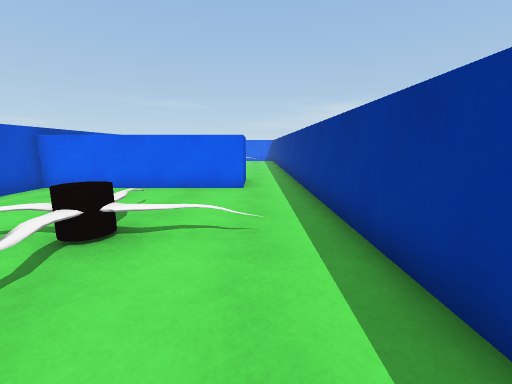
view 1 (above)

23 first-person views from a walk through a scene from a Unity 3-D project. The camera is 1.4 m above the floor, tilts 10° down and sees 90° across. The floor is counted in squares, 1 m on a side. Each view is taken from the middle of a square. On the plan, view 1 faces up. The plan holds only what a view shows up to about 13 squares ahead; the rest is blank. The place goes on beyond the plan. The player character is not drawn.

view 2
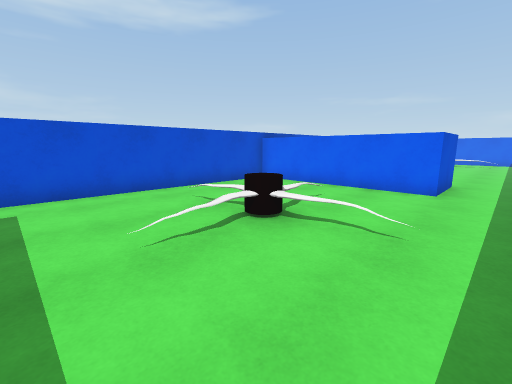

view 3
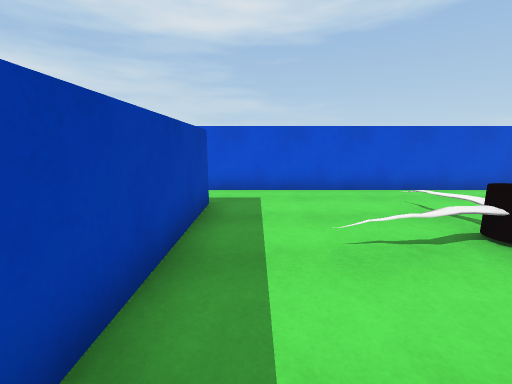

view 4
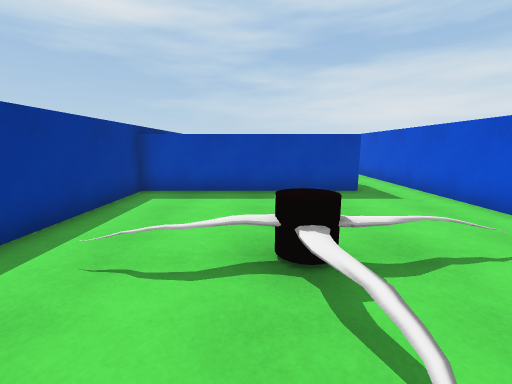

view 5
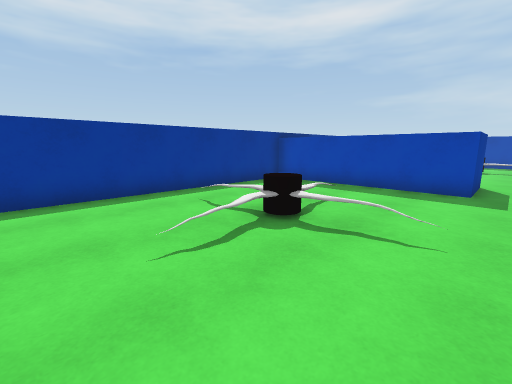

view 6
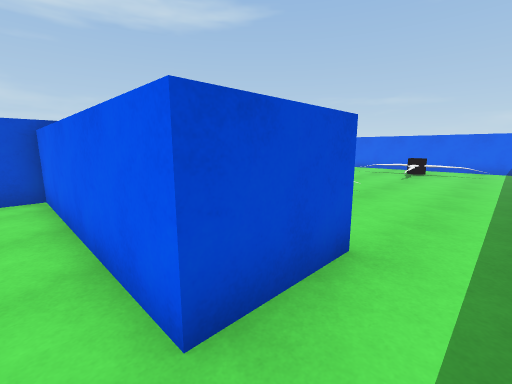

view 7
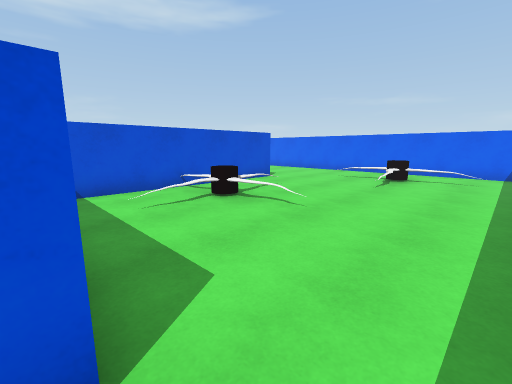

view 8
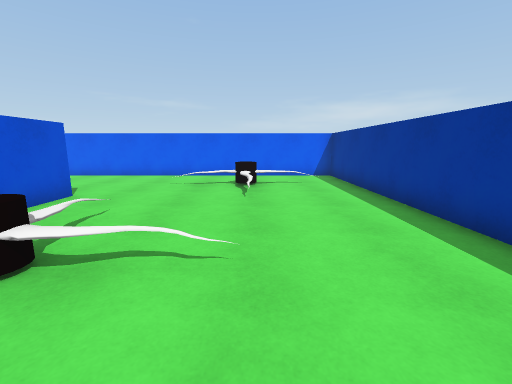

view 9
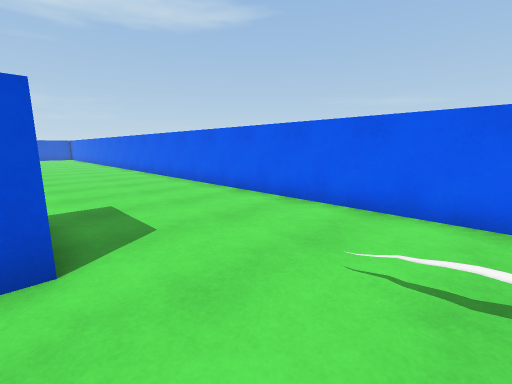

view 10
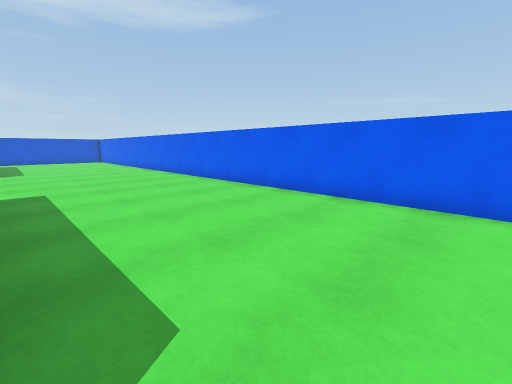

view 11
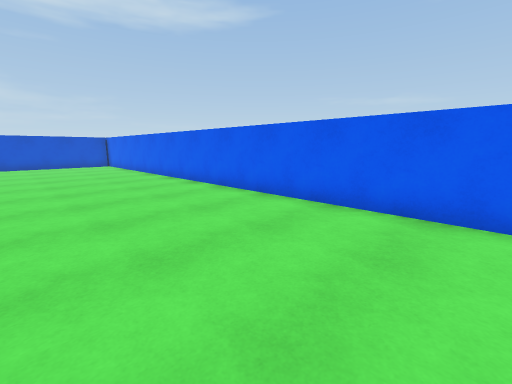

view 12
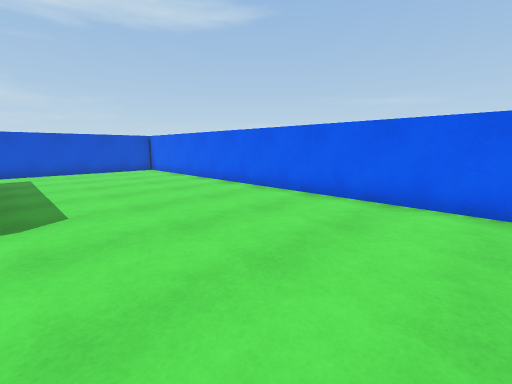

view 13
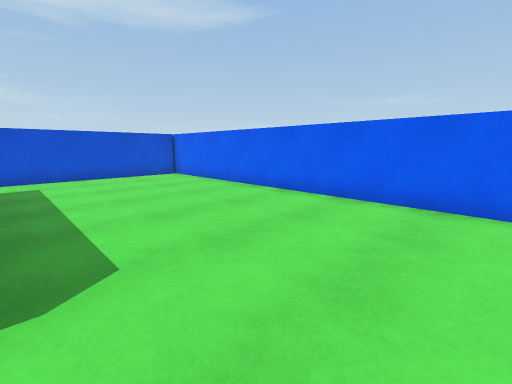

view 14
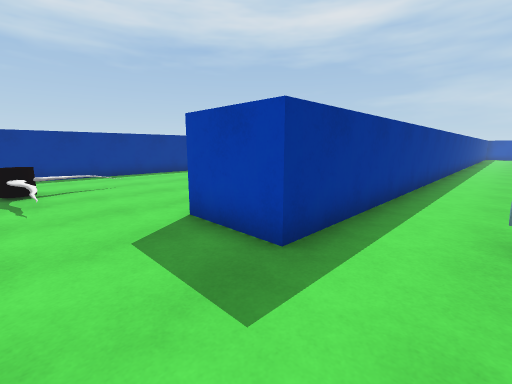

view 15
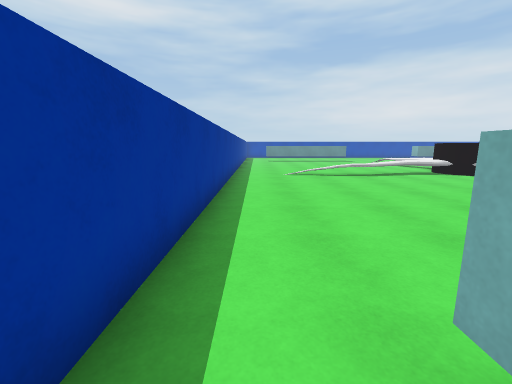

view 16
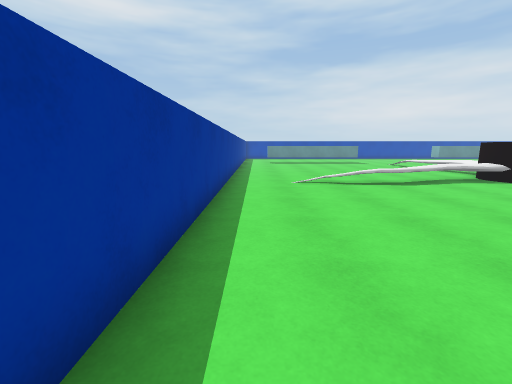

view 17
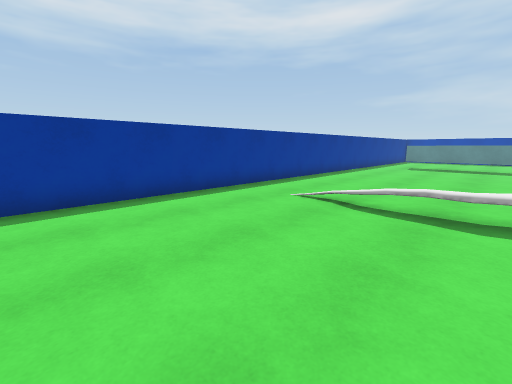

view 18
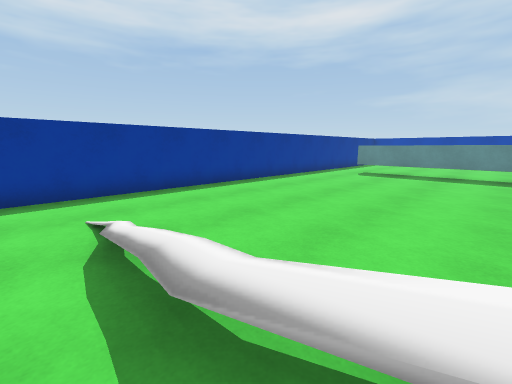

view 19
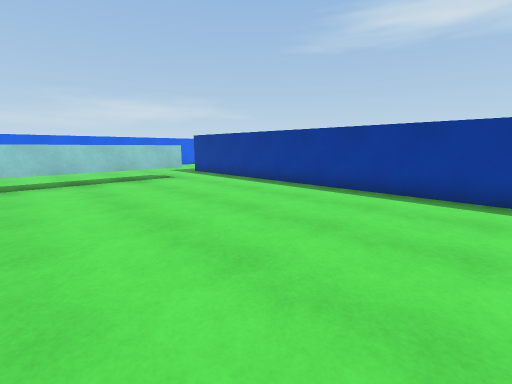

view 20
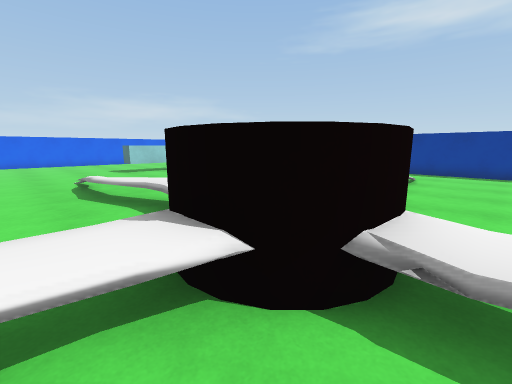

view 21
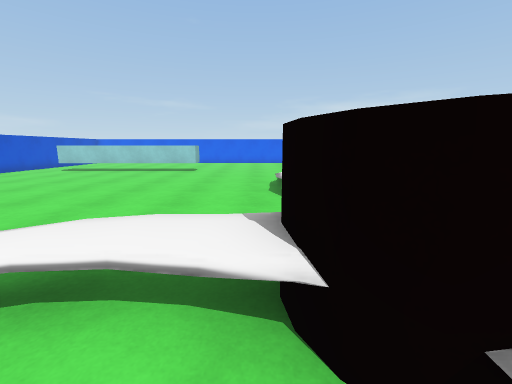

view 22
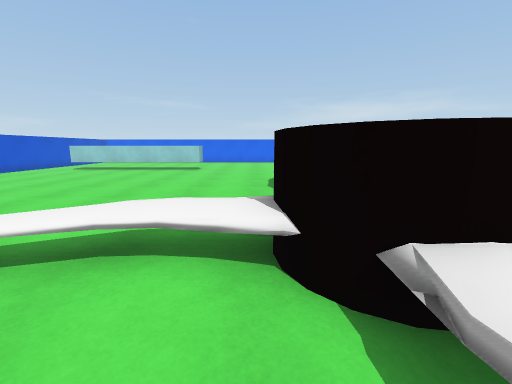

view 23
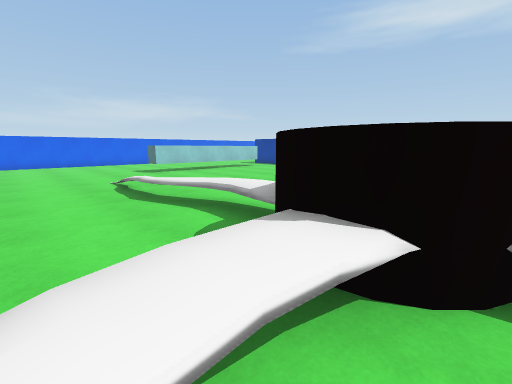

### Floor plan
Key: @ floor where view 1 was taken; # wall or solid block; x gap in a wall; . main floor; : floor 0.5 m higher than the main floor; / step, stairs or slope; = window, fence, low wall or low ledge; ^ raised ledge; v drop or lower ground; O other object.
Columns run from 37 left of view 1 to 2 right of it. Each row starts with its distance up from view 1.
 26 ########################################
 25 .......................................#
 24 .......................................#
 23 ..................................OO...#
 22 .......................................#
 21 .......................................#
 20 ...........................####........#
 19 ..^^^^^^^^........^^^^^^^..#  #........#
 18            .....   ^^^^^^^.#  #........#
 17            ......  ........#  #........#
 16  ................. ........#  #.O......
 15  ............... ..........#  #.O......
 14  ............./.  .........#  #........
 13   ............/.   ........#  #........#
 12    ...........:..  ........#  #........#
 11     ..........:..  ........#       ^^..#
 10      .........=.. .........#        ^..#
  9       ........x=...........#  ^^^^^^^..#
  8        .......==...........#  #........#
  7         ......= ...........#  #........#
  6          ....= ^^ v.::///..#  #........#
  5          .===^  ^===.......#  #........#
  4           ....^^^..........#  #...O.O..#
  3            ...==...........#  #........#
  2              .     ........#  #........#
  1                    ........#  #........#
  0                    ........#  #......@.#
 -1                    ........#  #.^^^^^^^#
 -2                    ........#  #.^
 -3                    ........#  #.^
 -4                    ........#  #..

Where each view was taken, in squares from view 1:
view 1: 0 up, 0 right, facing up
view 2: 0 up, 1 right, facing up-left
view 3: 0 up, 1 right, facing left
view 4: 7 up, 2 left, facing down
view 5: 8 up, 6 left, facing down-right
view 6: 8 up, 1 right, facing up-left
view 7: 11 up, 1 right, facing up-left
view 8: 13 up, 2 left, facing up
view 9: 20 up, 4 left, facing up-left
view 10: 19 up, 11 left, facing up-left
view 11: 20 up, 17 left, facing up-left
view 12: 19 up, 22 left, facing up-left
view 13: 19 up, 25 left, facing up-left
view 14: 23 up, 12 left, facing down-right
view 15: 19 up, 11 left, facing down
view 16: 16 up, 11 left, facing down
view 17: 12 up, 17 left, facing down-right
view 18: 7 up, 18 left, facing down-right
view 19: 7 up, 18 left, facing up-right
view 20: 3 up, 25 left, facing up-right
view 21: 3 up, 24 left, facing up
view 22: 2 up, 24 left, facing up
view 23: 4 up, 26 left, facing up-right
